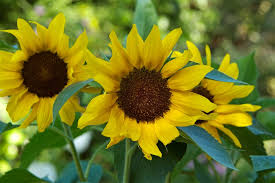
#> input picture Lab_2/Images/Sample_2.jpg, 275 x 183 px, found by its file name
$ python code.py
#> lines starting #> are read from the running program, lines starting #| are printed output that depends on the picture
import cv2
import numpy as np
import math
import matplotlib.pyplot as plt
import os

# Create the directory for saving images if it doesn't exist
save_dir = 'Lab_2/Task_6'
os.makedirs(save_dir, exist_ok=True)

# Read the image in grayscale
img = cv2.imread(r'Lab_2\Images\Sample_2.jpg', cv2.IMREAD_GRAYSCALE)
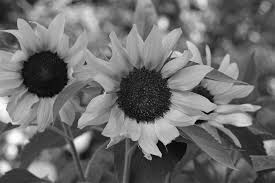
#> img: shape (183, 275); min 0, max 255, mean 109.3
if img is None:
    raise FileNotFoundError("Image could not be read. Check the path.")

M, N = img.shape  # M = image height, N = image width
#> M = 183; N = 275

# Create empty arrays for the transformations
g = np.zeros((M, N), dtype=np.float32)  # Log transformed image
inverse_log = np.zeros((M, N), dtype=np.float32)  # Inverse log transformed image

# Calculate constant for logarithmic transformation
c = 255 / (math.log10(1 + np.max(img)))
#> c = 105.9

# Apply log transformation
for i in range(M):
    for j in range(N):
        g[i, j] = c * math.log10(1 + img[i, j])
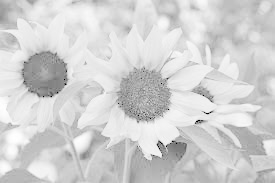
#> g: shape (183, 275) float32; min 0, max 255, mean 209.9

# Apply inverse log transformation
for i in range(M):
    for j in range(N):
        inverse_log[i, j] = 10**(img[i, j] / c) - 1
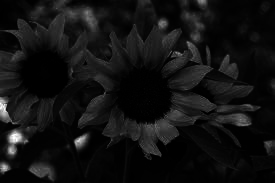
#> inverse_log: shape (183, 275) float32; min 0, max 255, mean 18.2

# Create a figure for all plots
plt.figure(figsize=(15, 10))

# Plot original image and histogram
plt.subplot(3, 2, 1)
plt.imshow(img, cmap='gray')
plt.title("Original Image")
plt.axis('off')

plt.subplot(3, 2, 2)
plt.hist(img.ravel(), bins=256, range=[0, 256], color='blue')
plt.title('Histogram of Original Image')
plt.xlabel('Intensity Labels')
plt.ylabel('Frequency')

# Plot log transformed image and histogram
plt.subplot(3, 2, 3)
plt.imshow(g, cmap='gray')
plt.title('Log Transformed Image')
plt.axis('off')

plt.subplot(3, 2, 4)
plt.hist(g.ravel(), bins=256, range=[0, 256], color='blue')
plt.title('Histogram of Log Transformed Image')
plt.xlabel('Intensity Labels')
plt.ylabel('Frequency')

# Plot inverse log transformed image and histogram
plt.subplot(3, 2, 5)
plt.imshow(inverse_log, cmap='gray')
plt.title('Inverse Log Transformed Image')
plt.axis('off')

plt.subplot(3, 2, 6)
plt.hist(inverse_log.ravel(), bins=256, range=[0, 256], color='blue')
plt.title('Histogram of Inverse Log Transformed Image')
plt.xlabel('Intensity Labels')
plt.ylabel('Frequency')

# Save the figure
plt.tight_layout()
plt.savefig(os.path.join(save_dir, 'Log_and_Inverse_Log_Transformation_Results.png'))
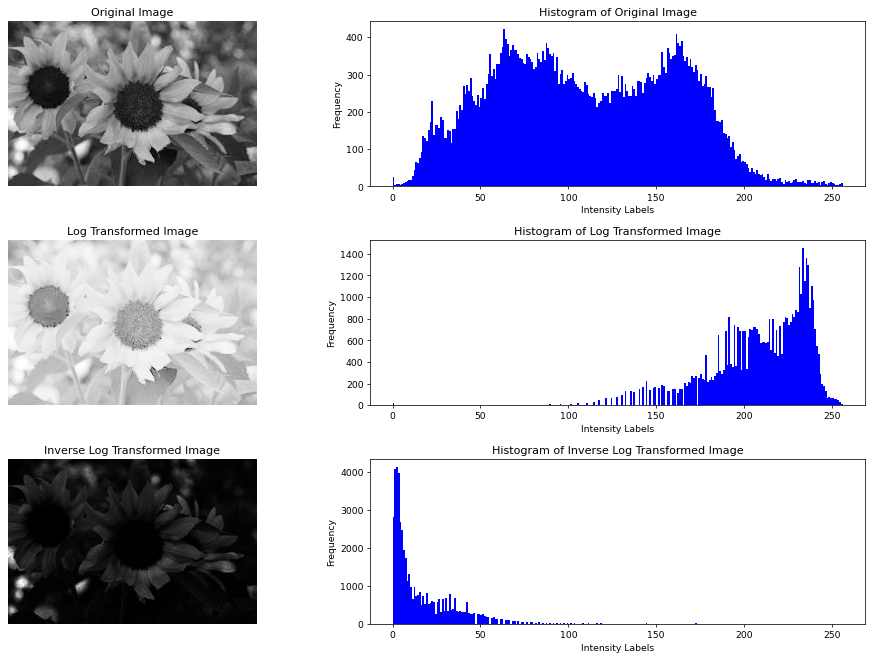
#> figure drawn by matplotlib, 6 panels; panel 2: tallest bar 422 high, from x = 63 to 64; panel 4: tallest bar 1454 high, from x = 233 to 234; panel 6: tallest bar 4140 high, from x = 2 to 3

# Show the figure
plt.show()

print(f"Figure saved in {save_dir}")

$ run again, with Lab_2/Images/Sample_1.png saved as Lab_2/Images/Sample_2.jpg
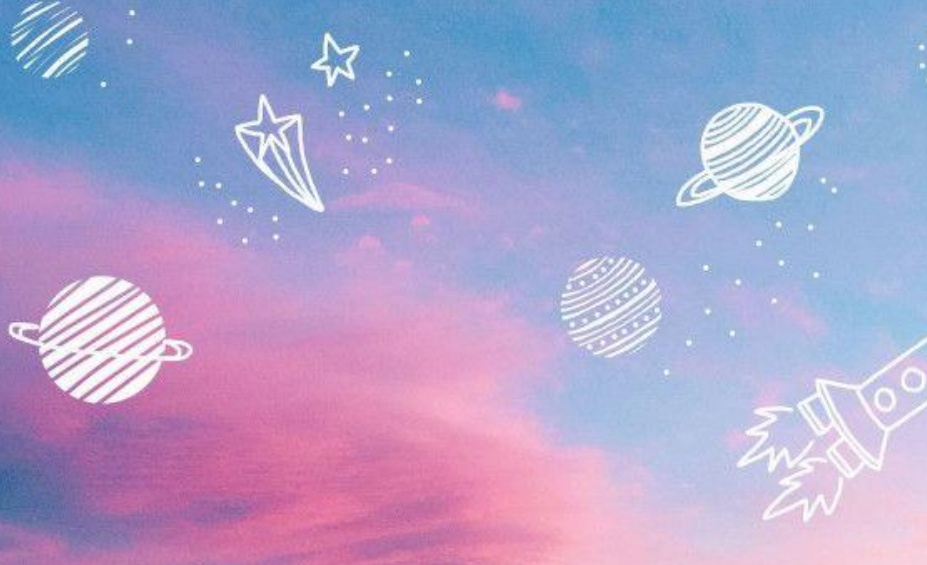
#> input picture Lab_2/Images/Sample_1.png, 927 x 565 px, found by its file name
#> `img = cv2.imread(r'Lab_2\Images\Sample_2.jpg', cv2.IMREAD_GRAYSCALE)`:
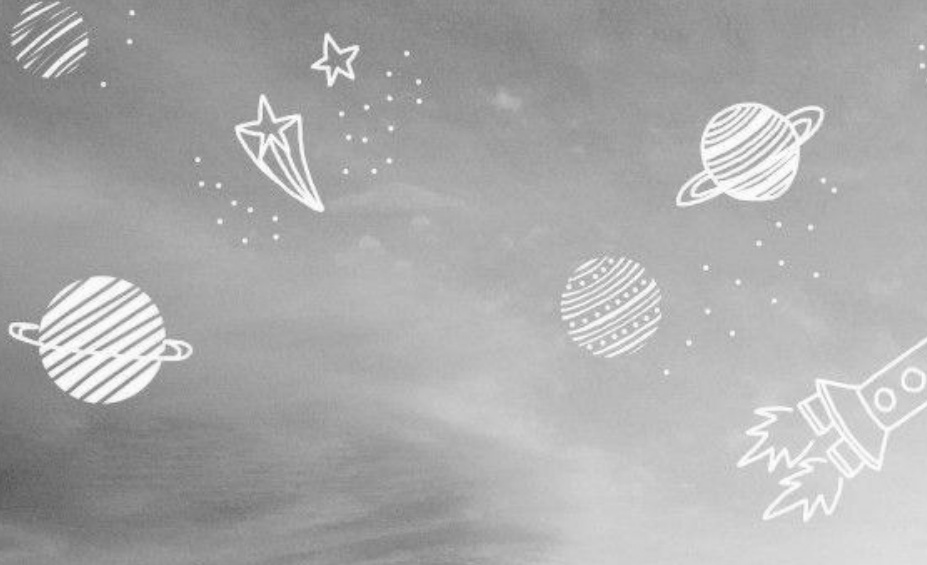
#> img: shape (565, 927); min 86, max 255, mean 170.5
#> c = 105.9
#> after the loop `for i in range(M):`:
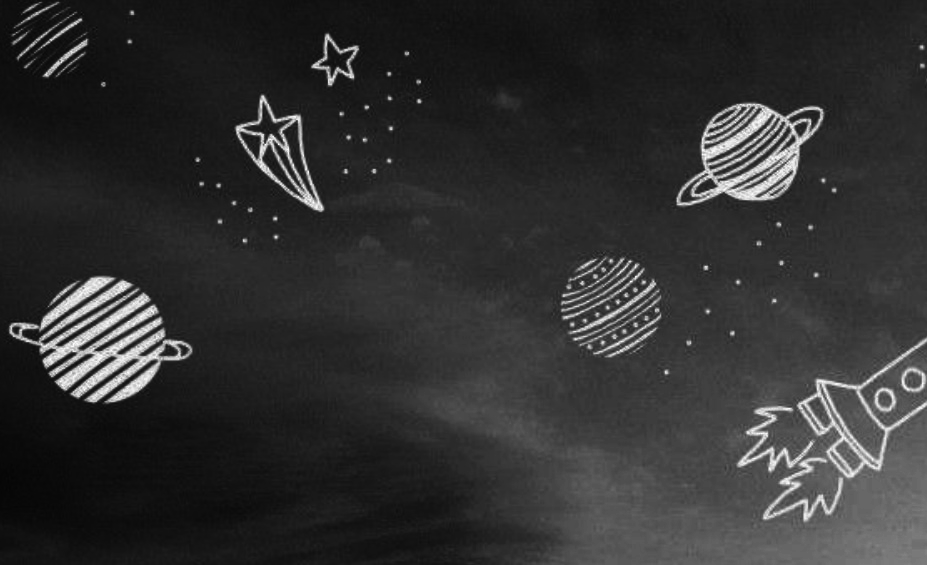
#> inverse_log: shape (565, 927) float32; min 5.49, max 255, mean 49.1
